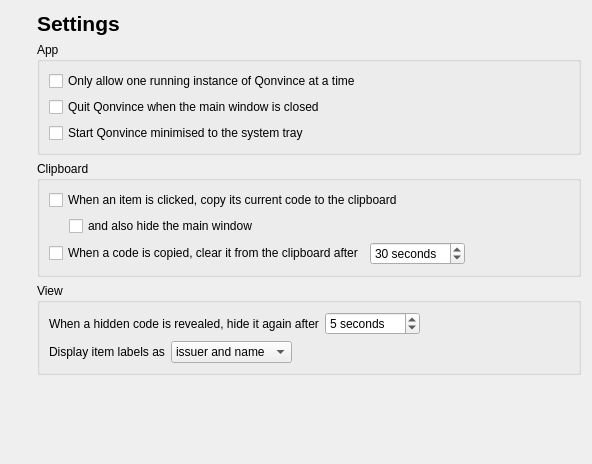
<?xml version="1.0" encoding="UTF-8"?>
<ui version="4.0">
 <class>Qonvince::SettingsWidget</class>
 <widget class="QWidget" name="Qonvince::SettingsWidget">
  <property name="geometry">
   <rect>
    <x>0</x>
    <y>0</y>
    <width>592</width>
    <height>464</height>
   </rect>
  </property>
  <property name="windowTitle">
   <string>Qonvince : Settings</string>
  </property>
  <layout class="QHBoxLayout" name="horizontalLayout_5">
   <item>
    <layout class="QVBoxLayout" name="logoLayout">
     <item>
      <widget class="QLabel" name="logo">
       <property name="maximumSize">
        <size>
         <width>64</width>
         <height>64</height>
        </size>
       </property>
       <property name="toolTip">
        <string>Qonvince by Darren Edale.</string>
       </property>
       <property name="pixmap">
        <pixmap resource="../icons.qrc">:/icons/applicationIcon</pixmap>
       </property>
       <property name="scaledContents">
        <bool>true</bool>
       </property>
       <property name="alignment">
        <set>Qt::AlignLeading|Qt::AlignLeft|Qt::AlignTop</set>
       </property>
      </widget>
     </item>
     <item>
      <spacer name="logoSpacer">
       <property name="orientation">
        <enum>Qt::Vertical</enum>
       </property>
       <property name="sizeHint" stdset="0">
        <size>
         <width>20</width>
         <height>40</height>
        </size>
       </property>
      </spacer>
     </item>
    </layout>
   </item>
   <item>
    <layout class="QVBoxLayout" name="widgetsLayout">
     <item>
      <widget class="QLabel" name="heading">
       <property name="font">
        <font>
         <pointsize>16</pointsize>
         <weight>75</weight>
         <bold>true</bold>
        </font>
       </property>
       <property name="text">
        <string>Settings</string>
       </property>
      </widget>
     </item>
     <item>
      <widget class="QGroupBox" name="appGroup">
       <property name="font">
        <font>
         <weight>50</weight>
         <bold>false</bold>
        </font>
       </property>
       <property name="title">
        <string>App</string>
       </property>
       <layout class="QVBoxLayout" name="verticalLayout">
        <item>
         <widget class="QCheckBox" name="singleInstance">
          <property name="toolTip">
           <string>&lt;html&gt;&lt;head/&gt;&lt;body&gt;&lt;p&gt;If Qonvince is already running when you start it, the new instance will quit immediately.&lt;/p&gt;&lt;/body&gt;&lt;/html&gt;</string>
          </property>
          <property name="text">
           <string>Only allow one running instance of Qonvince at a time</string>
          </property>
         </widget>
        </item>
        <item>
         <widget class="QCheckBox" name="quitOnMainWindowClose">
          <property name="toolTip">
           <string>&lt;html&gt;&lt;head/&gt;&lt;body&gt;&lt;p&gt;When you close the main window, Qonvince will quit. Usually Qonvince continues running in the system tray when you close the main window.&lt;/p&gt;&lt;p&gt;&lt;span style=&quot; font-style:italic;&quot;&gt;Even with this set, auto-hiding the main window when you click-to-copy a code will &lt;/span&gt;&lt;span style=&quot; font-weight:600; font-style:italic;&quot;&gt;not&lt;/span&gt;&lt;span style=&quot; font-style:italic;&quot;&gt; cause Qonvince to quit.&lt;/span&gt;&lt;/p&gt;&lt;/body&gt;&lt;/html&gt;</string>
          </property>
          <property name="text">
           <string>Quit Qonvince when the main window is closed</string>
          </property>
         </widget>
        </item>
        <item>
         <widget class="QCheckBox" name="startMinimised">
          <property name="toolTip">
           <string>&lt;html&gt;&lt;head/&gt;&lt;body&gt;&lt;p&gt;When Qonvince starts, it will not show any windows and will only place its icon in the system tray.&lt;/p&gt;&lt;p&gt;&lt;span style=&quot; font-style:italic;&quot;&gt;On some platforms, the Qonvince icon in the system tray might be hidden by default.&lt;/span&gt;&lt;/p&gt;&lt;/body&gt;&lt;/html&gt;</string>
          </property>
          <property name="text">
           <string>Start Qonvince minimised to the system tray</string>
          </property>
         </widget>
        </item>
       </layout>
      </widget>
     </item>
     <item>
      <widget class="QGroupBox" name="clipboardGroup">
       <property name="title">
        <string>Clipboard</string>
       </property>
       <layout class="QVBoxLayout" name="verticalLayout_3">
        <item>
         <widget class="QCheckBox" name="copyCodeOnClick">
          <property name="toolTip">
           <string>&lt;html&gt;&lt;head/&gt;&lt;body&gt;&lt;p&gt;When a code is clicked in the main window, the current code is immediately copied to the clipboard.&lt;/p&gt;&lt;/body&gt;&lt;/html&gt;</string>
          </property>
          <property name="text">
           <string>When an item is clicked, copy its current code to the clipboard</string>
          </property>
         </widget>
        </item>
        <item>
         <layout class="QHBoxLayout" name="hideOnCopyClickLayout">
          <item>
           <spacer name="indentSpacer">
            <property name="orientation">
             <enum>Qt::Horizontal</enum>
            </property>
            <property name="sizeType">
             <enum>QSizePolicy::Fixed</enum>
            </property>
            <property name="sizeHint" stdset="0">
             <size>
              <width>20</width>
              <height>20</height>
             </size>
            </property>
           </spacer>
          </item>
          <item>
           <widget class="QCheckBox" name="hideOnCodeCopyClick">
            <property name="toolTip">
             <string>&lt;html&gt;&lt;head/&gt;&lt;body&gt;&lt;p&gt;&lt;span style=&quot; font-style:italic;&quot;&gt;When the main window is hidden in this way, Qonvince does not quit even if the &lt;/span&gt;&lt;span style=&quot; font-weight:600;&quot;&gt;Quit on close&lt;/span&gt;&lt;span style=&quot; font-style:italic;&quot;&gt; setting above is selected.&lt;/span&gt;&lt;/p&gt;&lt;/body&gt;&lt;/html&gt;</string>
            </property>
            <property name="text">
             <string>and also hide the main window</string>
            </property>
           </widget>
          </item>
         </layout>
        </item>
        <item>
         <layout class="QHBoxLayout" name="clearClipboardIntervalLayout">
          <item>
           <widget class="QCheckBox" name="clearClipboardAfterInterval">
            <property name="toolTip">
             <string>&lt;html&gt;&lt;head/&gt;&lt;body&gt;&lt;p&gt;For security, Qonvince can clear your codes from the clipboard after a given timeout so that the code does not remain indefinitely on the clipboard.&lt;/p&gt;&lt;/body&gt;&lt;/html&gt;</string>
            </property>
            <property name="text">
             <string>When a code is copied, clear it from the clipboard after</string>
            </property>
           </widget>
          </item>
          <item>
           <widget class="QSpinBox" name="clipboardClearInterval">
            <property name="toolTip">
             <string>The time, in seconds, between a code being copied to the clipboard and that code being removed from the clipboard.</string>
            </property>
            <property name="suffix">
             <string> seconds</string>
            </property>
            <property name="maximum">
             <number>120</number>
            </property>
            <property name="value">
             <number>30</number>
            </property>
           </widget>
          </item>
          <item>
           <spacer name="clearClipboardIntervalSpacer">
            <property name="orientation">
             <enum>Qt::Horizontal</enum>
            </property>
            <property name="sizeHint" stdset="0">
             <size>
              <width>40</width>
              <height>20</height>
             </size>
            </property>
           </spacer>
          </item>
         </layout>
        </item>
       </layout>
      </widget>
     </item>
     <item>
      <widget class="QGroupBox" name="viewGroup">
       <property name="title">
        <string>View</string>
       </property>
       <layout class="QVBoxLayout" name="verticalLayout_4">
        <item>
         <layout class="QHBoxLayout" name="revealTimeoutLayout">
          <item>
           <widget class="QLabel" name="revealTimeoutLabel">
            <property name="text">
             <string>When a hidden code is revealed, hide it again after</string>
            </property>
           </widget>
          </item>
          <item>
           <widget class="QSpinBox" name="revealTimeout">
            <property name="toolTip">
             <string>&lt;html&gt;&lt;head/&gt;&lt;body&gt;&lt;p&gt;The number of seconds for which hidden codes are shown when you click the &lt;span style=&quot; font-style:italic;&quot;&gt;Reveal&lt;/span&gt; icon.&lt;/p&gt;&lt;/body&gt;&lt;/html&gt;</string>
            </property>
            <property name="suffix">
             <string> seconds</string>
            </property>
            <property name="minimum">
             <number>1</number>
            </property>
            <property name="maximum">
             <number>120</number>
            </property>
            <property name="value">
             <number>5</number>
            </property>
           </widget>
          </item>
          <item>
           <spacer name="revealTimeoutSpacer">
            <property name="orientation">
             <enum>Qt::Horizontal</enum>
            </property>
            <property name="sizeHint" stdset="0">
             <size>
              <width>40</width>
              <height>20</height>
             </size>
            </property>
           </spacer>
          </item>
         </layout>
        </item>
        <item>
         <layout class="QHBoxLayout" name="displayStyleLayout" stretch="0,0,1">
          <item>
           <widget class="QLabel" name="displayStyleLabel">
            <property name="toolTip">
             <string>Choose how you would like your authentication codes to be labeled.</string>
            </property>
            <property name="text">
             <string>Display item labels as</string>
            </property>
           </widget>
          </item>
          <item>
           <widget class="QComboBox" name="codeLabelDisplayStyle">
            <property name="toolTip">
             <string>Choose how you would like your authentication codes to be labeled.</string>
            </property>
            <item>
             <property name="text">
              <string>issuer and name</string>
             </property>
            </item>
            <item>
             <property name="text">
              <string>name only</string>
             </property>
            </item>
            <item>
             <property name="text">
              <string>issuer only</string>
             </property>
            </item>
           </widget>
          </item>
          <item>
           <spacer name="displayStyleSpacer">
            <property name="orientation">
             <enum>Qt::Horizontal</enum>
            </property>
            <property name="sizeHint" stdset="0">
             <size>
              <width>40</width>
              <height>20</height>
             </size>
            </property>
           </spacer>
          </item>
         </layout>
        </item>
       </layout>
       <zorder></zorder>
       <zorder></zorder>
      </widget>
     </item>
     <item>
      <spacer name="widgetLayoutBottomSpacer">
       <property name="orientation">
        <enum>Qt::Vertical</enum>
       </property>
       <property name="sizeHint" stdset="0">
        <size>
         <width>20</width>
         <height>40</height>
        </size>
       </property>
      </spacer>
     </item>
    </layout>
   </item>
  </layout>
 </widget>
 <resources>
  <include location="../icons.qrc"/>
 </resources>
 <connections>
  <connection>
   <sender>copyCodeOnClick</sender>
   <signal>toggled(bool)</signal>
   <receiver>hideOnCodeCopyClick</receiver>
   <slot>setEnabled(bool)</slot>
   <hints>
    <hint type="sourcelabel">
     <x>157</x>
     <y>119</y>
    </hint>
    <hint type="destinationlabel">
     <x>169</x>
     <y>147</y>
    </hint>
   </hints>
  </connection>
  <connection>
   <sender>clearClipboardAfterInterval</sender>
   <signal>toggled(bool)</signal>
   <receiver>clipboardClearInterval</receiver>
   <slot>setEnabled(bool)</slot>
   <hints>
    <hint type="sourcelabel">
     <x>141</x>
     <y>177</y>
    </hint>
    <hint type="destinationlabel">
     <x>356</x>
     <y>185</y>
    </hint>
   </hints>
  </connection>
 </connections>
 <slots>
  <slot>setSingleInstance(bool)</slot>
  <slot>setStartMinimised(bool)</slot>
  <slot>setCopyCodeOnClick(bool)</slot>
  <slot>setQuitOnMainWindowClose(bool)</slot>
  <slot>displayStyleWidgetChanged()</slot>
 </slots>
</ui>
